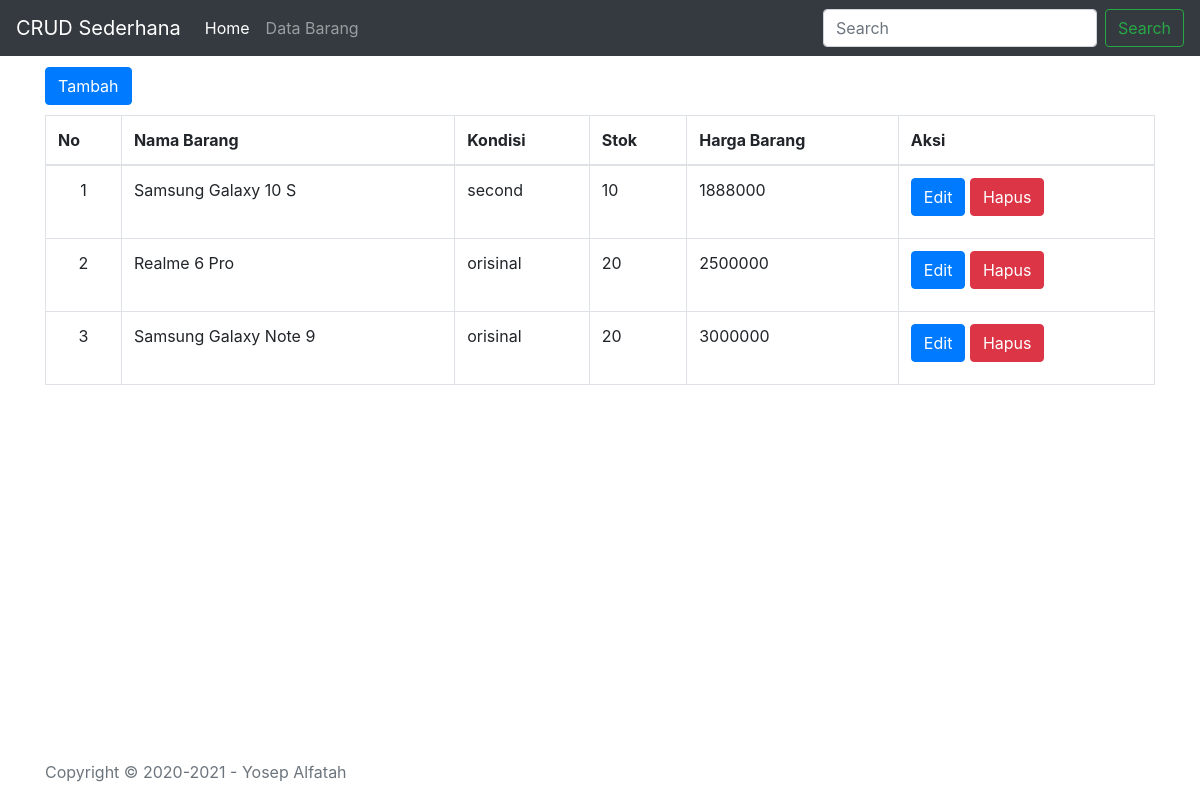
/index.php/barang, run on the app's committed database.
### tables this page shows
CREATE TABLE IF NOT EXISTS `barang` (
  `id_barang` int(11) NOT NULL AUTO_INCREMENT,
  `nama_barang` varchar(50) NOT NULL,
  `kondisi` varchar(20) NOT NULL,
  `stok` int(4) NOT NULL,
  `harga_satuan` int(10) NOT NULL,
  PRIMARY KEY (`id_barang`)
);

### application/controllers/Barang.php (called while the page is built, shortened)
<?php
class Barang extends CI_Controller {
	    function __construct(){
    	$this->load->model('m_barang');
    }
	public function index(){
		$data['barang'] = $this->m_barang->tampil_data()->result();
		$this->load->view('v_header');
		$this->load->view('barang/v_barang',$data);
		$this->load->view('v_footer');
	}
}

### index.php (called while the page is built, shortened)
<?php
require_once BASEPATH.'core/CodeIgniter.php';

### application/models/m_barang.php (called while the page is built, shortened)
<?php
class M_barang extends CI_Model
{
	function tampil_data()
	{
		return $this->db->get('barang');
	}
}

### application/views/barang/v_barang.php (the view, shortened to what this page needs)
<main role="main" class="flex-shrink-0">
  <div class="container">
    <h3>Data Barang</h3>
    <a href="<?= base_url('barang/tambah'); ?>" class="btn btn-primary" style="margin-bottom: 10px;">Tambah</a>
    <table class="table table-bordered">
    	<thead>
    		<tr>
    			<th>No</th>
    			<th>Nama Barang</th>
    			<th>Kondisi</th>
    			<th>Stok</th>
    			<th>Harga Barang</th>
                <th>Aksi</th>
    		</tr>
    	</thead>
    	<tbody>
    		<?php $no=1; foreach ($barang as $row) { ?>
    		   <tr>
    		   	<td class="text-center"><?= $no; ?></td>
    		   	<td><?= $row->nama_barang; ?></td>
    		   	<td><?= $row->kondisi; ?></td>
    		   	<td><?= $row->stok; ?></td>
    		   	<td><?= $row->harga_satuan; ?></td>
                <td><a href="<?= base_url('barang/edit/').$row->id_barang; ?>" class="btn btn-primary" style="margin-bottom: 10px;">Edit</a>
                <a href="<?= base_url('barang/hapus/').$row->id_barang; ?>" class="btn btn-danger" style="margin-bottom: 10px;">Hapus</a>
                </td>
    		   </tr>
    		<?php $no++; }  ?>
    	</tbody>
    </table>
  </div>
</main>

### application/views/v_header.php (shortened to what this page needs)
<!doctype html>
<html lang="en" class="h-100">
  <head>
<link href="<?= base_url(); ?>assets/css/bootstrap.min.css" rel="stylesheet">
    <link href="https://getbootstrap.com/docs/4.4/examples/sticky-footer-navbar/sticky-footer-navbar.css" rel="stylesheet">
  </head>
  <body class="d-flex flex-column h-100">
    <header>
  <nav class="navbar navbar-expand-md navbar-dark fixed-top bg-dark">
    <a class="navbar-brand" href="#">CRUD Sederhana</a>
    <div class="collapse navbar-collapse" id="navbarCollapse">
      <ul class="navbar-nav mr-auto">
        <li class="nav-item active">
          <a class="nav-link" href="<?= base_url();?>">Home <span class="sr-only">(current)</span></a>
        </li>
        <li class="nav-item">
          <a class="nav-link" href="<?= base_url();?>barang">Data Barang</a>
        </li>
      </ul>
      <form class="form-inline mt-2 mt-md-0">
        <input class="form-control mr-sm-2" type="text" placeholder="Search" aria-label="Search">
        <button class="btn btn-outline-success my-2 my-sm-0" type="submit">Search</button>
      </form>
    </div>
  </nav>
</header>

### application/views/v_footer.php (shortened to what this page needs)
<footer class="footer mt-auto py-3">
  <div class="container">
    <span class="text-muted">Copyright &copy; 2020-2021 -  Yosep Alfatah</span>
  </div>
</footer>
      <script>window.jQuery || document.write('<script src="https://getbootstrap.com/docs/4.4/assets/js/vendor/jquery.slim.min.js"><\/script>')</script><script src="<?= base_url(); ?>assets/js/bootstrap.bundle.min.js"></script></body>
</html>

### data on the page
barang: nama_barang "Samsung Galaxy 10 S", kondisi "second", stok "10", harga_satuan "1888000"
barang: nama_barang "Realme 6 Pro", kondisi "orisinal", stok "20", harga_satuan "2500000"
barang: nama_barang "Samsung Galaxy Note 9", kondisi "orisinal", stok "20", harga_satuan "3000000"
